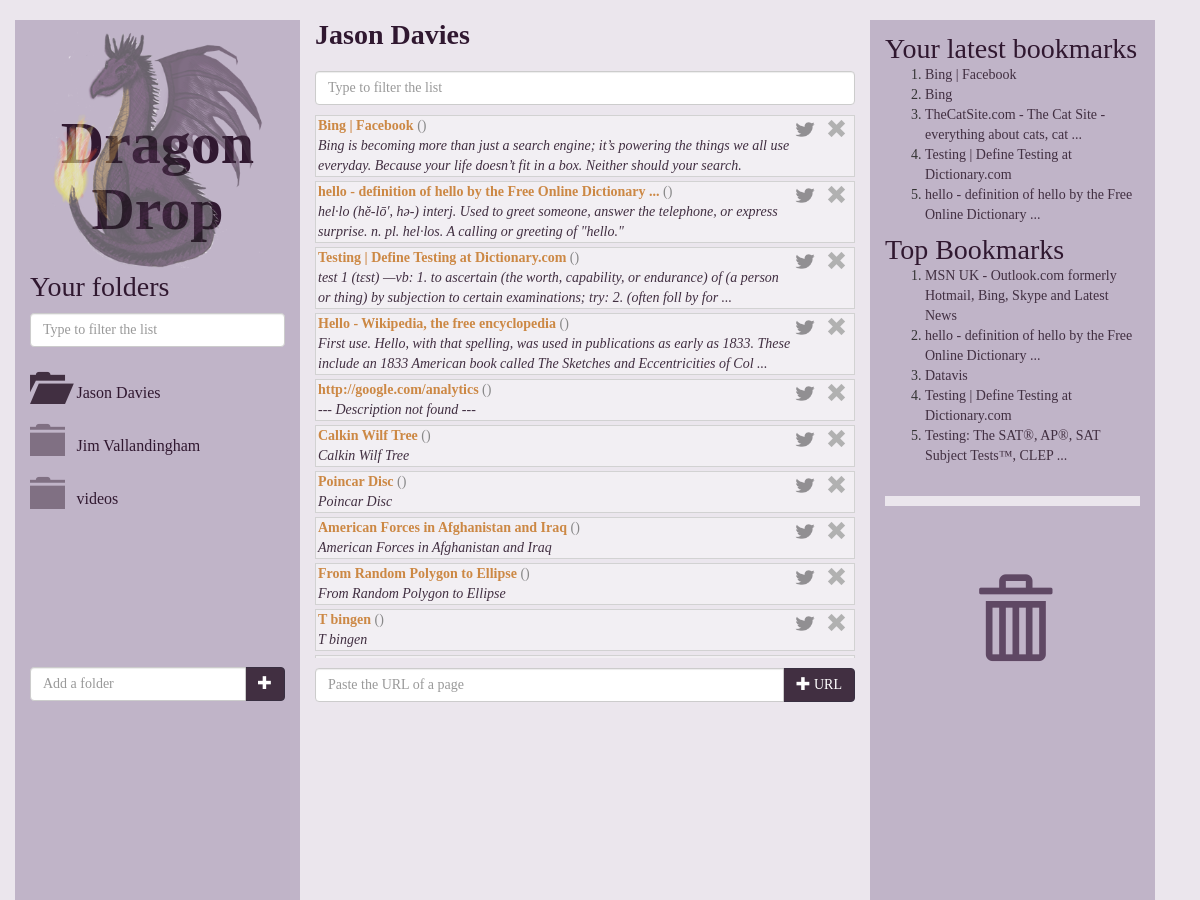
Page /Jason_Davies/ (signed in, upper part) on the earlier database version.
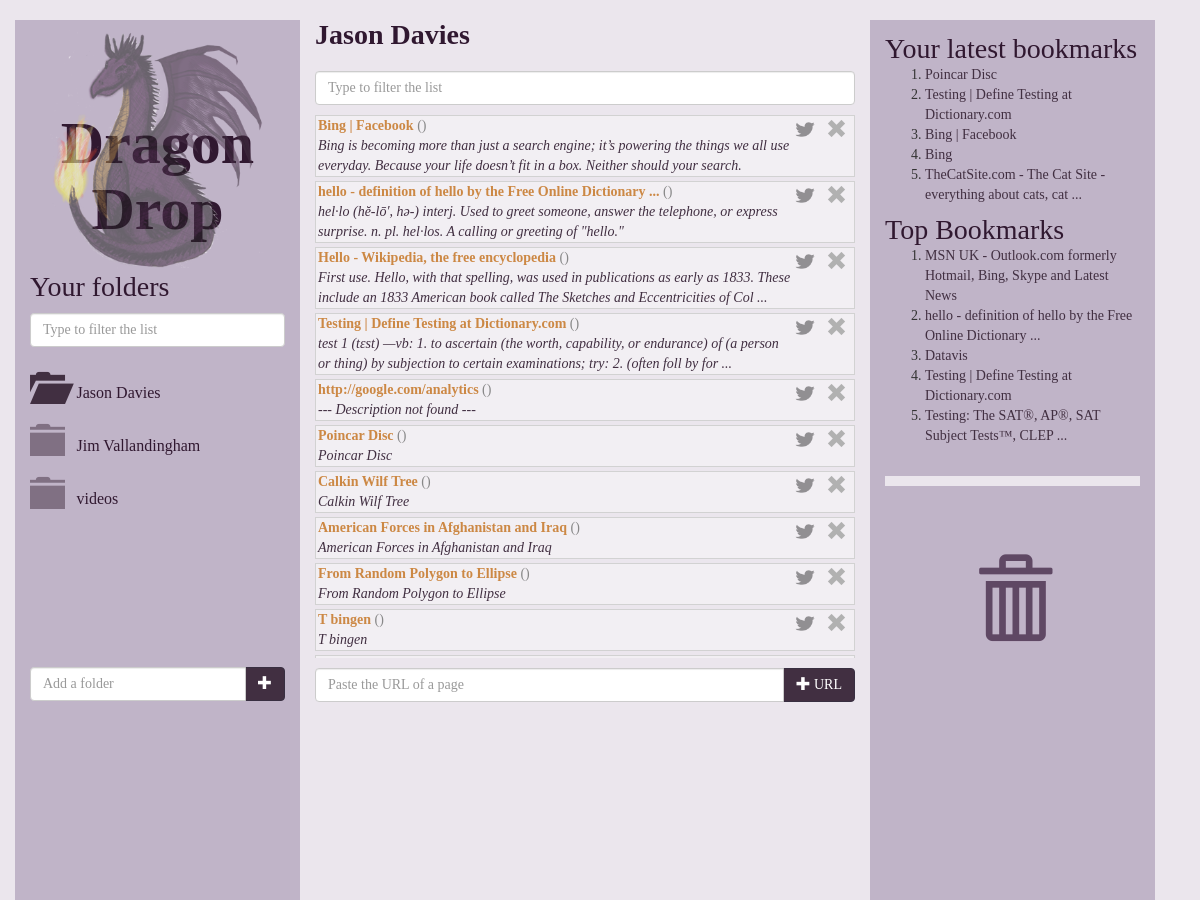
Same page on the later database version.
### dragondrop/models.py (models this page shows, shortened)
class Folder(models.Model):
    foldername = models.CharField(max_length=128, null=False)
    fusername_fk = models.ForeignKey(User)
    def __unicode__(self):
        return self.foldername

class Bookmark(models.Model):
    url = models.URLField(unique=True)
    btitle = models.CharField(max_length=128, null=True, unique=False)
    bdescr = models.CharField(max_length=1024, null=True, unique=False)
    fname = models.ManyToManyField(Folder, through='BookmarkToFolder')
    saved_times = models.IntegerField(default=0)
    def bdomain(self):
        return getDomain(self.url)
    def video_id(self):
        return get_youtube_id(self.url, self.bdomain())
    def niceName(self):
        if self.btitle=="--- Title not found ---" or not self.btitle:
            return self.url
        return self.btitle

### dragondrop/views.py (the view, shortened to what this page needs)
# urls.py: url(r'^(?P<folder_page_url>\w+)/$', views.folder, name='folderpage'),
def folder(request, folder_page_url):
    context = RequestContext(request)
    if request.user.is_authenticated():
        folder_name = decode_url(folder_page_url)
        context_dict = {'folder_name': folder_name}
        current_user = request.user
        context_dict['bookmarklist'] = topfive(request)
        try:
            this_folder = current_user.folder_set.get(foldername = folder_name)
            context_dict['folders'] = getFolderList(current_user, folder_name, True)
            urlNotOk = False
            bookmarkWasAdded = False
            bf = this_folder.bookmarktofolder_set.all().order_by('-bfrank')
            def bf_to_bookmark(bf):
                bookmark = bf.bfbookmark
                bookmark.bfrank = bf.bfrank
                return bookmark
            bookmarksToDisplay = map(bf_to_bookmark, list(bf))
            if bookmarkWasAdded:
                bookmarksToDisplay[0].justAdded = True
            context_dict['bookmarks'] = bookmarksToDisplay
        except Folder.DoesNotExist:
            pass
        context_dict['latestfive'] = latestfive(request)
        return render_to_response('folder.html', context_dict, context)
    else:
        return render_to_response('index.html')

### dragondrop/get_domain_from_url.py (called while the page is built)
def getDomain(url):
    domain = urlparse(url).netloc
    domain_parts = domain.split('.')
    if domain_parts[0] == "www":
        return '.'.join(domain_parts[1:])
    else:
        return domain

### dragondrop/url_utilities.py (called while the page is built)
def get_youtube_id(url, domain):
	if domain == "youtube.com":
		parsed_url = urlparse(url)
		parsed_qs = parse_qs(parsed_url.query)
		if 'v' in parsed_qs.keys():
			video_id = parsed_qs['v'][0]
			return video_id

### dragondrop/views.py (called while the page is built)
def getFolderList(current_user, current_folder_name, use_lighter_colour=False):
     try:
          folders = current_user.folder_set.all()
          for folder in folders:
              if folder.foldername == current_folder_name:
                  folder.url = None
                  folder.glyphicon_name = "glyphicon-folder-open"
                  if use_lighter_colour: folder.glyphicon_name += " keep-folder-open"
              else:
                  folder.glyphicon_name = "glyphicon-folder-close"
                  if use_lighter_colour: folder.glyphicon_name += " lighter-colour"
                  folder.url = encode_url(folder.foldername)
          return folders
     except User.DoesNotExist:
          return None

def encode_url(str):
    return str.replace(' ', '_')

def decode_url(str):
    return str.replace('_', ' ')

def topfive(request):
     topbookmark = Bookmark.objects.order_by('-saved_times')[:5]
     return topbookmark

def latestfive(request):
    latestBF = BookmarkToFolder.objects.filter(bffolder__fusername_fk=request.user).order_by('-datecreated')[:10]
    latestBookmarks = [bf.bfbookmark for bf in latestBF]
    latestBookmarks = list(OrderedDict.fromkeys(latestBookmarks)) # Get unique items
    return latestBookmarks[:5]

### templates/folder.html (shortened to what this page needs)
{% extends 'base.html' %}
{% load static %}
    {% block middle_column %}
        <h3><b id="current-folder-name">{{ folder_name }}</b></h3>
          {% if bookmarks %}
	        <input type="text" class="form-control" placeholder="Type to filter the list" name="bookmarks-filter" id="bookmarks-filter">
		  {% endif %}
          <div id="scrollable-bookmarks">
          {% if bookmarks %}
              <div id="sortable">
                {% for bookmark in bookmarks %}
                    <div class="draggable saved-bookmark{%if bookmark.justAdded%} just-added{%endif%}" data-bfrank="{{bookmark.bfrank}}">
                        <a href="#" alt="Delete Bookmark" class="delete-bookmark"> <span class="glyphicon glyphicon-remove "></span></a>
                        <a class="twitter-share-link"
                           href="https://twitter.com/intent/tweet?url={{bookmark.url}}&via=dragondropping">
                          <img src="{% static "twitter_bird_black_32.png" %}"></img>
                        </a>
                        <strong><a href="{{ bookmark.url }}" target="_blank">{{ bookmark.niceName }}</a></strong>
                        <span class="domain-name">({{ bookmark.bdomain }})</span><br>
                        <em>{{ bookmark.bdescr }}</em>
                   </div>
                {% endfor %}
              </div>
            {% endif %}
         </div>
	        {% if hideUrlInputBox == None %}
          <form method="post" >
            <div class="input-group add-url">
              <input type="text" class="form-control" placeholder="Paste the URL of a page" name="url" autofocus>
              <span class="input-group-btn">
                <button type="submit" class="btn btn-primary-add" >
                <a href ="#"><span class="glyphicon glyphicon-plus"></span> URL</a>
                </button>
              </span>
            </div>
          </form>
      {% endif %}
    {% endblock %}

### templates/base.html (shortened to what this page needs)
<!DOCTYPE html>
{% load static %}
<html lang="en">
  <head>
    <link rel="stylesheet" href="{% static "css/bootstrap.css" %}" />
    <link rel="stylesheet" href="{% static "css/general-dragon.css" %}" />
    <link rel="stylesheet" href="{% static "css/jquery-ui-1.10.4.custom.css" %}" />
  </head>
	<body>
		<div class="container">
			<div class="row">
				<div class="col-md-3" id="folder-box">
					{% block left_column %}
					<a href="/userpage"> <img src="{% static "dragon-logo-small.png" %}" alt="Dragon Drop" class="subpage"> </a>
					<h1 class="header"><a alt="Dragon Drop">Dragon Drop</a></h1>
					<h3 class="folders">Your folders</h3>
					{% if folders %}
					   <input type="text" class="form-control" placeholder="Type to filter the list" name="folder-filter" id="folder-filter">
					{% else %}
					    <p>To start creating folders for your favourite links, simply type a folder name in the box below.</p>
					{% endif %}
                    <div class="row" id="scrollable">
                        <div >
                                <div class="row" id="folder-list">
                                    {% if folders %}
                                        {% for folder in folders %}
                                        <div class="col-md-12 droppable">
                                                {% if folder.url %}
                                                <a href="/{{folder.url}}/">
                                                    <span class="glyphicon {{folder.glyphicon_name|default:"glyphicon-folder-close"}} dd-folder-icon"></span>
                                                    <span class="folder-name">{{ folder }}</span>
                                                </a>
                                                {% else %}
                                                  <span class="glyphicon {{folder.glyphicon_name|default:"glyphicon-folder-close"}} dd-folder-icon"></span>
                                                  <span class="folder-name">{{ folder }}</span>
                                                {% endif %}
                                        </div>
                                        {% endfor %}
                                    {% endif %}
                                </div>
                        </div>
				</div>
                <div class="col-md-12 add-folder">
                    <div class="input-group">
                        <input type="text" class="form-control" id="new-folder-name-input" placeholder="Add a folder">
                            <span class="input-group-btn">
                                <button class="btn btn-primary-folder" id="add-folder-button" type="button">
                                <a href="#"><span class="glyphicon glyphicon-plus"></span></a>
                                </button>
                            </span>
                    </div>
                </div>
					{% endblock %}
				</div>
				<div class="col-md-6 results">
					{% block middle_column %}{% endblock %}
				</div>
				<div class="col-md-3 ">
					{% block right_column_bin_bookmarks %}
						<div class="top-bookmarks">
							<h3 class="top-five-heading" {% if not latestfive %}style="display:none;"{% endif %}>Your latest bookmarks</h3>
                                <ol id="latest-five">
                                  {% if latestfive %}
                                    {% for bookmark in latestfive %}
                                <li><a href="{{ bookmark.url }}" target="_blank">{{ bookmark.niceName}}</a></li>
                                    {% endfor %}
                                  {% endif %}
                                </ol>
							<h3 class="top-five-heading">Top Bookmarks</h3>
								{% if bookmarklist %}
									<ol>
										{% for bookmark in bookmarklist %}
									<li><a href="{{ bookmark.url }}" target="_blank">{{ bookmark.niceName}}</a></li>
										{% endfor %}
									</ol>
								{% endif %}
						</div>
						<div class="bin droppable">
							<a href="/bin-folder"><span class="glyphicon glyphicon-trash"></span></a>
						</div>
					{% endblock %}
				</div>
			</div>
		</div>
  </body>
</html>

### static/css/general-dragon.css (style rules this page uses)
body { padding-top: 20px; padding-bottom: 60px; background-color: #EBE6ED; font-family: Verdana; }
h1, h2 { font-family: Cambria; font-weight: bold; color: #301830; text-align: center; margin-right:auto; margin-left:auto; padding-top:20px; }
h1.header { font-size: 60px; margin-top: -180px; }
h1 a, h1 a:hover, h3 a, h3 a:hover { text-decoration:none; color:inherit; }
h3 { font-family: Cambria; font-size: 28px; color: #301830; margin: 0 0 20px 0; }
h3.top-five-heading { margin-top:4px; margin-bottom:0px; }
.folders { margin: 30px 0 10px 0; }
img.subpage { display: block; width: 84%; opacity:0.55; }
img { display: block; margin-left: auto; margin-right: auto; }
.btn-primary-signin a, .btn-primary-search a, .btn-primary-delete a, .btn-primary-folder a, .btn-primary-add a { text-decoration: none; color: #fff; }
.btn-primary-folder { float: right; }
.small-screen-move-button, .twitter-share-link { float:right; margin-right:2px; margin-top:2px; }
.twitter-share-link img { padding-right: 4px; padding-top: 4px; margin-left:4px; width: 24px; opacity: 0.4; }
html { position: relative; }
body { margin-bottom: 60px; }
.dd-folder-icon { font-size: 2.5em; color: #412f41; }
.btn-primary-search, .btn-primary-delete, .btn-primary-folder, .btn-primary-add { background-color: #412f41; border-color: #382f41; color: #fff; }
.draggable { color: #412f41; background-color: rgba(255,255,255,0.35); border: 1px solid #d2d2d2; margin-bottom: 4px; padding-left:2px; padding-right:2px; }
.draggable strong a, .draggable strong a:hover { color: #43b; }
.draggable.saved-bookmark strong a, .draggable.saved-bookmark strong a:hover { color: #c84; }
.droppable { padding-top:12px; width:100%; position:relative; }
.folder-name { color: #301830; font-size: 16px; position: relative; top:-0.3em; padding-left: .5em; margin-right: 20px; }
.domain-name { color: #888; }
.add-folder { padding: 20px 0; }
#scrollable, #scrollable-bookmarks { margin-left: auto; margin-right: auto; overflow-y: auto; overflow-x: hidden; }
.row #scrollable { margin-top: 10px; }
.add-url { border-top: 10px solid #EBE6ED; font-family: Verdana; }
.add-url a { font-family: Verdana; }
.row { //margin: 100px -15px 0 -15px; width:100%; }
.col-md-3 { background-color: rgba(40, 0, 70, 0.22); padding-top: 10px; }
.col-md-6 { z-index: 10; }
.top-bookmarks { z-index: 1; }
.top-bookmarks a, .top-bookmarks a:hover { color:#412f41; }
.bin { padding: 5px 20px; border-top: 10px solid #EBE6ED; margin-top: 30px; }
.bin span { display: block; font-size: 80px; color: #5F4864; padding-top: 70px; text-align:center; }
#sortable { clear: both; padding-top: 10px; }
.lighter-colour { opacity: 0.5; }
@media (min-width: 992px) { html, body { overflow: auto; height:100%; min-height:800px; } }
@media (min-width: 992px) { body { margin-bottom:-60px; } }
@media (min-width: 992px) { .container > .row { height:100%; } }
@media (min-width: 992px) { .col-md-3 { height:100%; } }
@media (min-width: 992px) { .container { height:100%; } }
@media (min-width: 992px) { .col-md-6.results { height:100%; } }
@media (min-width: 992px) { #folder-box { height:100%; } }
a.delete-bookmark { float: right; font-size: 1.5em; padding: 0 5px 0 5px; color: #B1B1B1 }

Differences in the rows shown:
no longer on one of the page's lists (row unchanged): Bookmark: niceName "hello - definition of hello by the Free Online Dictionary ..."
shown differently, row unchanged: Bookmark "Hello - Wikipedia, the free encyclopedia": moves up the list
changed Bookmark "Testing | Define Testing at Dictionary.com": moves up the list
now on one of the page's lists (row edited): Bookmark: niceName "Poincar Disc"
changed Bookmark "Poincar Disc": moves up the list
